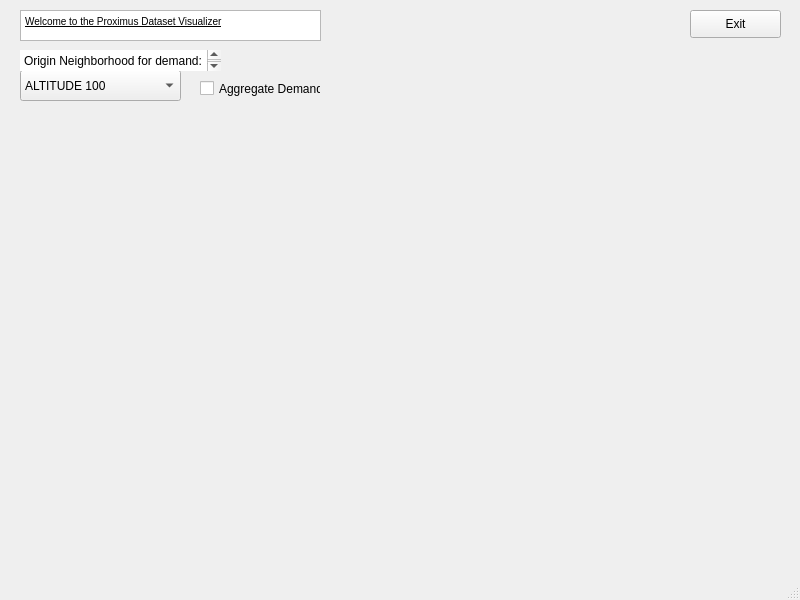
<?xml version="1.0" encoding="UTF-8"?>
<ui version="4.0">
 <class>MainWindow</class>
 <widget class="QMainWindow" name="MainWindow">
  <property name="geometry">
   <rect>
    <x>0</x>
    <y>0</y>
    <width>800</width>
    <height>600</height>
   </rect>
  </property>
  <property name="windowTitle">
   <string>MainWindow</string>
  </property>
  <widget class="QWidget" name="centralwidget">
   <widget class="QComboBox" name="comboOrigin">
    <property name="geometry">
     <rect>
      <x>20</x>
      <y>70</y>
      <width>161</width>
      <height>31</height>
     </rect>
    </property>
    <item>
     <property name="text">
      <string>ALTITUDE 100</string>
     </property>
    </item>
    <item>
     <property name="text">
      <string>ANNEESSENS</string>
     </property>
    </item>
   </widget>
   <widget class="QTextEdit" name="textEdit">
    <property name="geometry">
     <rect>
      <x>20</x>
      <y>10</y>
      <width>301</width>
      <height>31</height>
     </rect>
    </property>
    <property name="html">
     <string>&lt;!DOCTYPE HTML PUBLIC &quot;-//W3C//DTD HTML 4.0//EN&quot; &quot;http://www.w3.org/TR/REC-html40/strict.dtd&quot;&gt;
&lt;html&gt;&lt;head&gt;&lt;meta name=&quot;qrichtext&quot; content=&quot;1&quot; /&gt;&lt;style type=&quot;text/css&quot;&gt;
p, li { white-space: pre-wrap; }
&lt;/style&gt;&lt;/head&gt;&lt;body style=&quot; font-family:'MS Shell Dlg 2'; font-size:8.25pt; font-weight:400; font-style:normal;&quot;&gt;
&lt;p style=&quot; margin-top:0px; margin-bottom:0px; margin-left:0px; margin-right:0px; -qt-block-indent:0; text-indent:0px;&quot;&gt;&lt;span style=&quot; font-size:7.8pt; text-decoration: underline;&quot;&gt;Welcome to the Proximus Dataset Visualizer&lt;/span&gt;&lt;/p&gt;&lt;/body&gt;&lt;/html&gt;</string>
    </property>
   </widget>
   <widget class="QPushButton" name="pushButton">
    <property name="geometry">
     <rect>
      <x>690</x>
      <y>10</y>
      <width>91</width>
      <height>28</height>
     </rect>
    </property>
    <property name="text">
     <string>Exit</string>
    </property>
   </widget>
   <widget class="QWidget" name="verticalLayoutWidget">
    <property name="geometry">
     <rect>
      <x>20</x>
      <y>110</y>
      <width>761</width>
      <height>421</height>
     </rect>
    </property>
    <layout class="QVBoxLayout" name="verticalLayout"/>
   </widget>
   <widget class="QCheckBox" name="checkBox">
    <property name="geometry">
     <rect>
      <x>200</x>
      <y>80</y>
      <width>121</width>
      <height>17</height>
     </rect>
    </property>
    <property name="text">
     <string>Aggregate Demand</string>
    </property>
   </widget>
   <widget class="QPlainTextEdit" name="plainTextEdit">
    <property name="enabled">
     <bool>true</bool>
    </property>
    <property name="geometry">
     <rect>
      <x>20</x>
      <y>50</y>
      <width>201</width>
      <height>21</height>
     </rect>
    </property>
    <property name="mouseTracking">
     <bool>false</bool>
    </property>
    <property name="frameShape">
     <enum>QFrame::NoFrame</enum>
    </property>
    <property name="lineWidth">
     <number>0</number>
    </property>
    <property name="plainText">
     <string>Origin Neighborhood for demand:</string>
    </property>
   </widget>
  </widget>
  <widget class="QMenuBar" name="menubar">
   <property name="geometry">
    <rect>
     <x>0</x>
     <y>0</y>
     <width>800</width>
     <height>21</height>
    </rect>
   </property>
  </widget>
  <widget class="QStatusBar" name="statusbar"/>
 </widget>
 <resources/>
 <connections/>
</ui>
